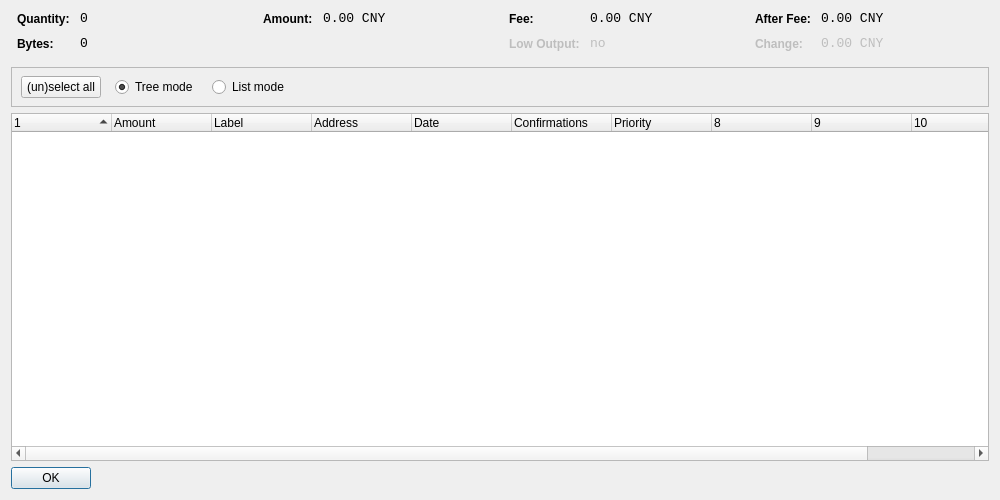
<?xml version="1.0" encoding="UTF-8"?>
<ui version="4.0">
 <class>CoinControlDialog</class>
 <widget class="QDialog" name="CoinControlDialog">
  <property name="geometry">
   <rect>
    <x>0</x>
    <y>0</y>
    <width>1000</width>
    <height>500</height>
   </rect>
  </property>
  <property name="windowTitle">
   <string>Coin Control</string>
  </property>
  <layout class="QVBoxLayout" name="verticalLayout">
   <item>
    <layout class="QHBoxLayout" name="horizontalLayoutTop" stretch="0,0,0,0">
     <property name="topMargin">
      <number>0</number>
     </property>
     <property name="bottomMargin">
      <number>10</number>
     </property>
     <item>
      <layout class="QFormLayout" name="formLayoutCoinControl1">
       <property name="horizontalSpacing">
        <number>10</number>
       </property>
       <property name="verticalSpacing">
        <number>10</number>
       </property>
       <property name="leftMargin">
        <number>6</number>
       </property>
       <property name="rightMargin">
        <number>6</number>
       </property>
       <item row="0" column="0">
        <widget class="QLabel" name="labelCoinControlQuantityText">
         <property name="styleSheet">
          <string notr="true">font-weight:bold;</string>
         </property>
         <property name="text">
          <string>Quantity:</string>
         </property>
        </widget>
       </item>
       <item row="0" column="1">
        <widget class="QLabel" name="labelCoinControlQuantity">
         <property name="font">
          <font>
           <family>Monospace</family>
           <pointsize>10</pointsize>
          </font>
         </property>
         <property name="cursor">
          <cursorShape>IBeamCursor</cursorShape>
         </property>
         <property name="contextMenuPolicy">
          <enum>Qt::ActionsContextMenu</enum>
         </property>
         <property name="text">
          <string notr="true">0</string>
         </property>
         <property name="textInteractionFlags">
          <set>Qt::LinksAccessibleByMouse|Qt::TextSelectableByKeyboard|Qt::TextSelectableByMouse</set>
         </property>
        </widget>
       </item>
       <item row="1" column="0">
        <widget class="QLabel" name="labelCoinControlBytesText">
         <property name="styleSheet">
          <string notr="true">font-weight:bold;</string>
         </property>
         <property name="text">
          <string>Bytes:</string>
         </property>
        </widget>
       </item>
       <item row="1" column="1">
        <widget class="QLabel" name="labelCoinControlBytes">
         <property name="font">
          <font>
           <family>Monospace</family>
           <pointsize>10</pointsize>
          </font>
         </property>
         <property name="cursor">
          <cursorShape>IBeamCursor</cursorShape>
         </property>
         <property name="contextMenuPolicy">
          <enum>Qt::ActionsContextMenu</enum>
         </property>
         <property name="text">
          <string notr="true">0</string>
         </property>
         <property name="textInteractionFlags">
          <set>Qt::LinksAccessibleByMouse|Qt::TextSelectableByKeyboard|Qt::TextSelectableByMouse</set>
         </property>
        </widget>
       </item>
      </layout>
     </item>
     <item>
      <layout class="QFormLayout" name="formLayoutCoinControl2">
       <property name="horizontalSpacing">
        <number>10</number>
       </property>
       <property name="verticalSpacing">
        <number>10</number>
       </property>
       <property name="leftMargin">
        <number>6</number>
       </property>
       <property name="rightMargin">
        <number>6</number>
       </property>
       <item row="0" column="0">
        <widget class="QLabel" name="labelCoinControlAmountText">
         <property name="styleSheet">
          <string notr="true">font-weight:bold;</string>
         </property>
         <property name="text">
          <string>Amount:</string>
         </property>
        </widget>
       </item>
       <item row="0" column="1">
        <widget class="QLabel" name="labelCoinControlAmount">
         <property name="font">
          <font>
           <family>Monospace</family>
           <pointsize>10</pointsize>
          </font>
         </property>
         <property name="cursor">
          <cursorShape>IBeamCursor</cursorShape>
         </property>
         <property name="contextMenuPolicy">
          <enum>Qt::ActionsContextMenu</enum>
         </property>
         <property name="text">
          <string notr="true">0.00 CNY</string>
         </property>
         <property name="textInteractionFlags">
          <set>Qt::LinksAccessibleByMouse|Qt::TextSelectableByKeyboard|Qt::TextSelectableByMouse</set>
         </property>
        </widget>
       </item>
      </layout>
     </item>
     <item>
      <layout class="QFormLayout" name="formLayoutCoinControl3">
       <property name="horizontalSpacing">
        <number>10</number>
       </property>
       <property name="verticalSpacing">
        <number>10</number>
       </property>
       <property name="leftMargin">
        <number>6</number>
       </property>
       <property name="rightMargin">
        <number>6</number>
       </property>
       <item row="0" column="0">
        <widget class="QLabel" name="labelCoinControlFeeText">
         <property name="styleSheet">
          <string notr="true">font-weight:bold;</string>
         </property>
         <property name="text">
          <string>Fee:</string>
         </property>
        </widget>
       </item>
       <item row="0" column="1">
        <widget class="QLabel" name="labelCoinControlFee">
         <property name="font">
          <font>
           <family>Monospace</family>
           <pointsize>10</pointsize>
          </font>
         </property>
         <property name="cursor">
          <cursorShape>IBeamCursor</cursorShape>
         </property>
         <property name="contextMenuPolicy">
          <enum>Qt::ActionsContextMenu</enum>
         </property>
         <property name="text">
          <string notr="true">0.00 CNY</string>
         </property>
         <property name="textInteractionFlags">
          <set>Qt::LinksAccessibleByMouse|Qt::TextSelectableByKeyboard|Qt::TextSelectableByMouse</set>
         </property>
        </widget>
       </item>
       <item row="1" column="0">
        <widget class="QLabel" name="labelCoinControlLowOutputText">
         <property name="enabled">
          <bool>false</bool>
         </property>
         <property name="styleSheet">
          <string notr="true">font-weight:bold;</string>
         </property>
         <property name="text">
          <string>Low Output:</string>
         </property>
        </widget>
       </item>
       <item row="1" column="1">
        <widget class="QLabel" name="labelCoinControlLowOutput">
         <property name="enabled">
          <bool>false</bool>
         </property>
         <property name="font">
          <font>
           <family>Monospace</family>
           <pointsize>10</pointsize>
          </font>
         </property>
         <property name="cursor">
          <cursorShape>IBeamCursor</cursorShape>
         </property>
         <property name="contextMenuPolicy">
          <enum>Qt::ActionsContextMenu</enum>
         </property>
         <property name="text">
          <string notr="true">no</string>
         </property>
         <property name="textInteractionFlags">
          <set>Qt::LinksAccessibleByMouse|Qt::TextSelectableByKeyboard|Qt::TextSelectableByMouse</set>
         </property>
        </widget>
       </item>
      </layout>
     </item>
     <item>
      <layout class="QFormLayout" name="formLayoutCoinControl4">
       <property name="horizontalSpacing">
        <number>10</number>
       </property>
       <property name="verticalSpacing">
        <number>10</number>
       </property>
       <property name="leftMargin">
        <number>6</number>
       </property>
       <property name="rightMargin">
        <number>6</number>
       </property>
       <item row="0" column="0">
        <widget class="QLabel" name="labelCoinControlAfterFeeText">
         <property name="styleSheet">
          <string notr="true">font-weight:bold;</string>
         </property>
         <property name="text">
          <string>After Fee:</string>
         </property>
        </widget>
       </item>
       <item row="0" column="1">
        <widget class="QLabel" name="labelCoinControlAfterFee">
         <property name="font">
          <font>
           <family>Monospace</family>
           <pointsize>10</pointsize>
          </font>
         </property>
         <property name="cursor">
          <cursorShape>IBeamCursor</cursorShape>
         </property>
         <property name="contextMenuPolicy">
          <enum>Qt::ActionsContextMenu</enum>
         </property>
         <property name="text">
          <string notr="true">0.00 CNY</string>
         </property>
         <property name="textInteractionFlags">
          <set>Qt::LinksAccessibleByMouse|Qt::TextSelectableByKeyboard|Qt::TextSelectableByMouse</set>
         </property>
        </widget>
       </item>
       <item row="1" column="0">
        <widget class="QLabel" name="labelCoinControlChangeText">
         <property name="enabled">
          <bool>false</bool>
         </property>
         <property name="styleSheet">
          <string notr="true">font-weight:bold;</string>
         </property>
         <property name="text">
          <string>Change:</string>
         </property>
        </widget>
       </item>
       <item row="1" column="1">
        <widget class="QLabel" name="labelCoinControlChange">
         <property name="enabled">
          <bool>false</bool>
         </property>
         <property name="font">
          <font>
           <family>Monospace</family>
           <pointsize>10</pointsize>
          </font>
         </property>
         <property name="cursor">
          <cursorShape>IBeamCursor</cursorShape>
         </property>
         <property name="contextMenuPolicy">
          <enum>Qt::ActionsContextMenu</enum>
         </property>
         <property name="text">
          <string notr="true">0.00 CNY</string>
         </property>
         <property name="textInteractionFlags">
          <set>Qt::LinksAccessibleByMouse|Qt::TextSelectableByKeyboard|Qt::TextSelectableByMouse</set>
         </property>
        </widget>
       </item>
      </layout>
     </item>
    </layout>
   </item>
   <item>
    <widget class="QFrame" name="frame">
     <property name="minimumSize">
      <size>
       <width>0</width>
       <height>40</height>
      </size>
     </property>
     <property name="frameShape">
      <enum>QFrame::StyledPanel</enum>
     </property>
     <property name="frameShadow">
      <enum>QFrame::Sunken</enum>
     </property>
     <widget class="QWidget" name="horizontalLayoutWidget">
      <property name="geometry">
       <rect>
        <x>10</x>
        <y>0</y>
        <width>781</width>
        <height>41</height>
       </rect>
      </property>
      <layout class="QHBoxLayout" name="horizontalLayoutPanel" stretch="0,0,0,0,0">
       <property name="spacing">
        <number>14</number>
       </property>
       <item>
        <widget class="QPushButton" name="pushButtonSelectAll">
         <property name="sizePolicy">
          <sizepolicy hsizetype="Maximum" vsizetype="Fixed">
           <horstretch>0</horstretch>
           <verstretch>0</verstretch>
          </sizepolicy>
         </property>
         <property name="text">
          <string>(un)select all</string>
         </property>
        </widget>
       </item>
       <item>
        <widget class="QRadioButton" name="radioTreeMode">
         <property name="sizePolicy">
          <sizepolicy hsizetype="Maximum" vsizetype="Fixed">
           <horstretch>0</horstretch>
           <verstretch>0</verstretch>
          </sizepolicy>
         </property>
         <property name="text">
          <string>Tree mode</string>
         </property>
         <property name="checked">
          <bool>true</bool>
         </property>
        </widget>
       </item>
       <item>
        <widget class="QRadioButton" name="radioListMode">
         <property name="sizePolicy">
          <sizepolicy hsizetype="Maximum" vsizetype="Fixed">
           <horstretch>0</horstretch>
           <verstretch>0</verstretch>
          </sizepolicy>
         </property>
         <property name="text">
          <string>List mode</string>
         </property>
        </widget>
       </item>
       <item>
        <spacer name="horizontalSpacer">
         <property name="orientation">
          <enum>Qt::Horizontal</enum>
         </property>
         <property name="sizeHint" stdset="0">
          <size>
           <width>40</width>
           <height>20</height>
          </size>
         </property>
        </spacer>
       </item>
      </layout>
     </widget>
    </widget>
   </item>
   <item>
    <widget class="CoinControlTreeWidget" name="treeWidget">
     <property name="contextMenuPolicy">
      <enum>Qt::CustomContextMenu</enum>
     </property>
     <property name="sortingEnabled">
      <bool>false</bool>
     </property>
     <property name="columnCount">
      <number>11</number>
     </property>
     <attribute name="headerShowSortIndicator" stdset="0">
      <bool>true</bool>
     </attribute>
     <attribute name="headerStretchLastSection">
      <bool>false</bool>
     </attribute>
     <column>
      <property name="text">
       <string/>
      </property>
     </column>
     <column>
      <property name="text">
       <string>Amount</string>
      </property>
     </column>
     <column>
      <property name="text">
       <string>Label</string>
      </property>
     </column>
     <column>
      <property name="text">
       <string>Address</string>
      </property>
     </column>
     <column>
      <property name="text">
       <string>Date</string>
      </property>
     </column>
     <column>
      <property name="text">
       <string>Confirmations</string>
      </property>
      <property name="toolTip">
       <string>Confirmed</string>
      </property>
     </column>
     <column>
      <property name="text">
       <string>Priority</string>
      </property>
     </column>
     <column>
      <property name="text">
       <string/>
      </property>
     </column>
     <column>
      <property name="text">
       <string/>
      </property>
     </column>
     <column>
      <property name="text">
       <string/>
      </property>
     </column>
     <column>
      <property name="text">
       <string/>
      </property>
     </column>
    </widget>
   </item>
   <item>
    <widget class="QDialogButtonBox" name="buttonBox">
     <property name="sizePolicy">
      <sizepolicy hsizetype="Maximum" vsizetype="Fixed">
       <horstretch>0</horstretch>
       <verstretch>0</verstretch>
      </sizepolicy>
     </property>
     <property name="orientation">
      <enum>Qt::Horizontal</enum>
     </property>
     <property name="standardButtons">
      <set>QDialogButtonBox::Ok</set>
     </property>
    </widget>
   </item>
  </layout>
 </widget>
 <customwidgets>
  <customwidget>
   <class>CoinControlTreeWidget</class>
   <extends>QTreeWidget</extends>
   <header>coincontroltreewidget.h</header>
  </customwidget>
 </customwidgets>
 <resources/>
 <connections/>
</ui>
